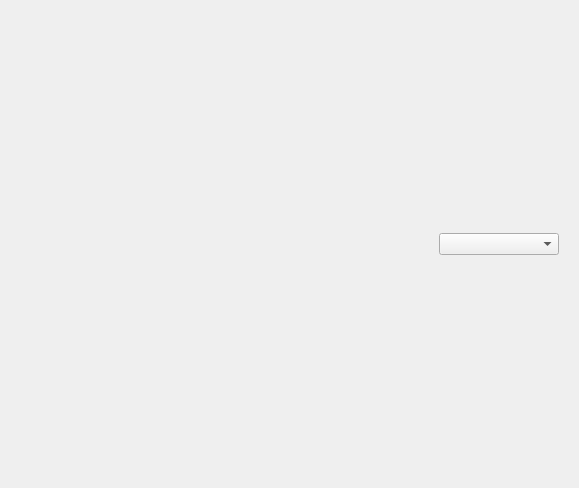
<?xml version="1.0" encoding="UTF-8"?>
<ui version="4.0">
 <class>PreferencesDlg</class>
 <widget class="QDialog" name="PreferencesDlg">
  <property name="geometry">
   <rect>
    <x>0</x>
    <y>0</y>
    <width>579</width>
    <height>488</height>
   </rect>
  </property>
  <property name="windowTitle">
   <string>Preferences</string>
  </property>
  <property name="windowIcon">
   <iconset resource="../QtResources/resources.qrc">
    <normaloff>:/EditorFramework/Icons/StoredSettings16.png</normaloff>:/EditorFramework/Icons/StoredSettings16.png</iconset>
  </property>
  <layout class="QHBoxLayout" name="horizontalLayout_2">
   <item>
    <widget class="QWidget" name="GroupSettings" native="true">
     <property name="sizePolicy">
      <sizepolicy hsizetype="Preferred" vsizetype="Preferred">
       <horstretch>1</horstretch>
       <verstretch>0</verstretch>
      </sizepolicy>
     </property>
     <layout class="QVBoxLayout" name="verticalLayout">
      <item>
       <layout class="QHBoxLayout" name="horizontalLayout">
        <item>
         <spacer name="horizontalSpacer_4">
          <property name="orientation">
           <enum>Qt::Horizontal</enum>
          </property>
          <property name="sizeHint" stdset="0">
           <size>
            <width>40</width>
            <height>20</height>
           </size>
          </property>
         </spacer>
        </item>
        <item>
         <widget class="QComboBox" name="ComboSettingsDomain">
          <property name="minimumSize">
           <size>
            <width>120</width>
            <height>0</height>
           </size>
          </property>
          <property name="maxVisibleItems">
           <number>20</number>
          </property>
         </widget>
        </item>
       </layout>
      </item>
     </layout>
    </widget>
   </item>
  </layout>
 </widget>
 <resources>
  <include location="../../../Code/Tools/GuiFoundation/QtResources/resources.qrc"/>
  <include location="../QtResources/resources.qrc"/>
 </resources>
 <connections/>
</ui>
